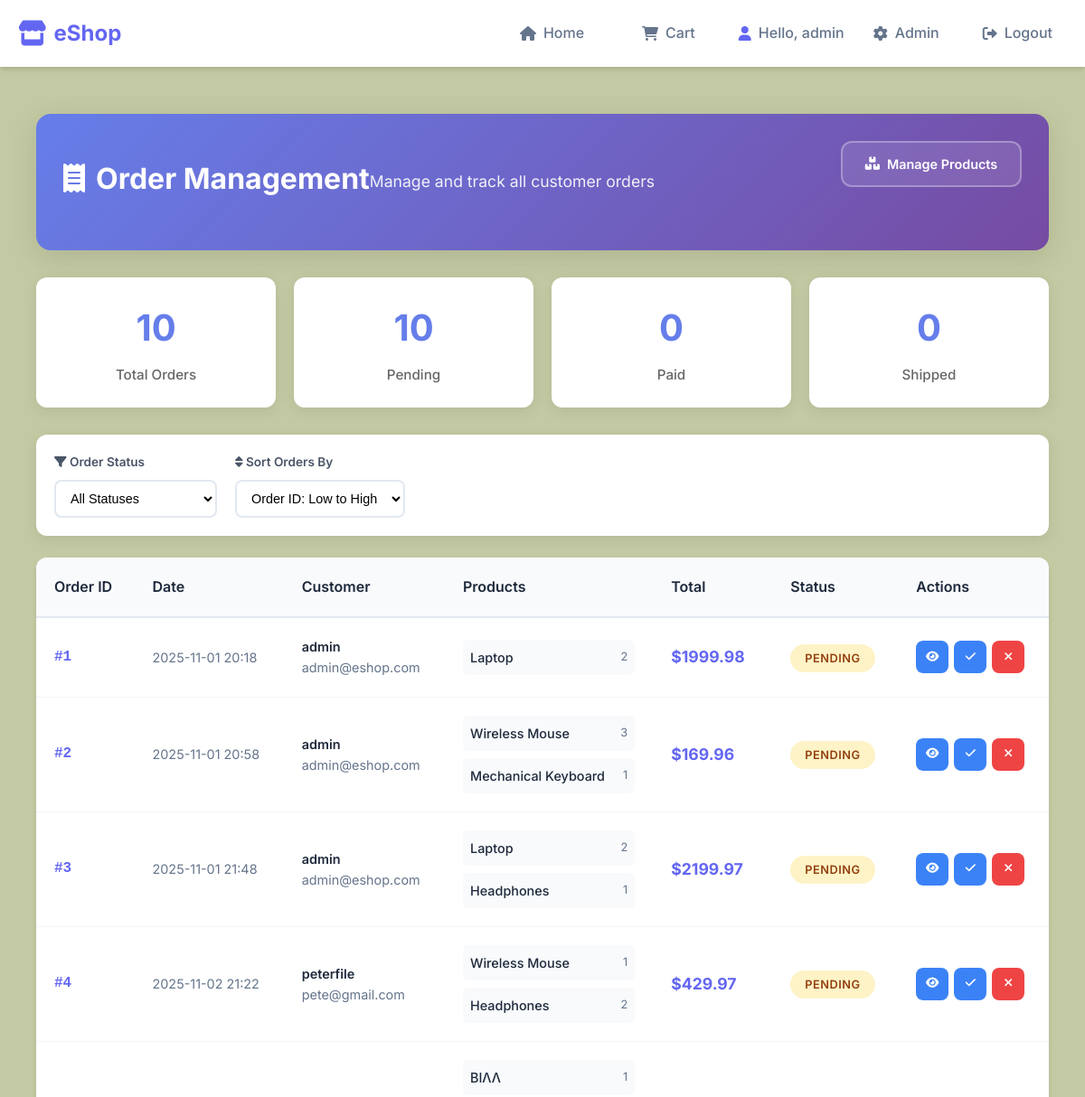
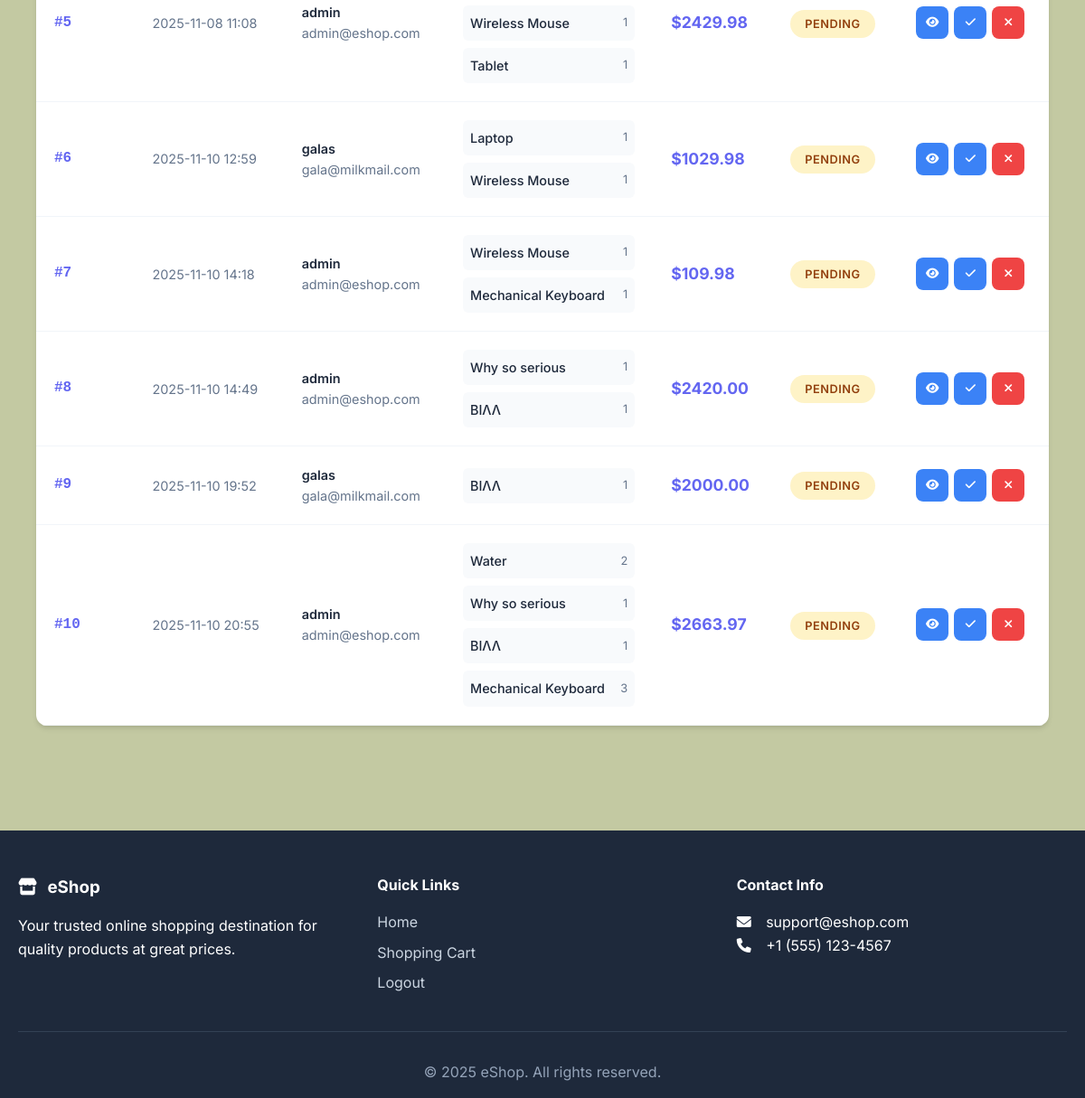
The page /orders (signed in) on the database as committed earlier (2 pictures, top to bottom).
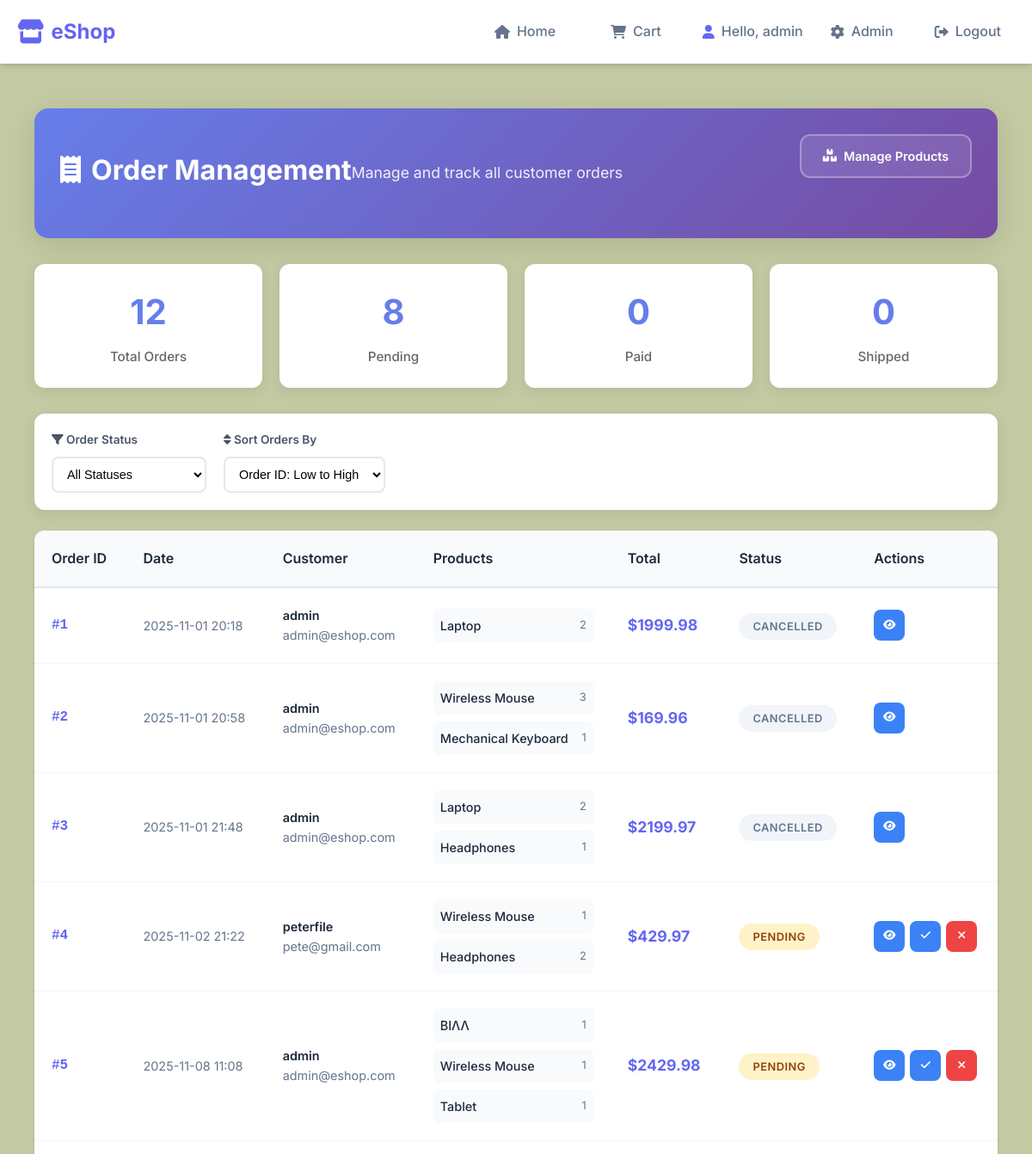
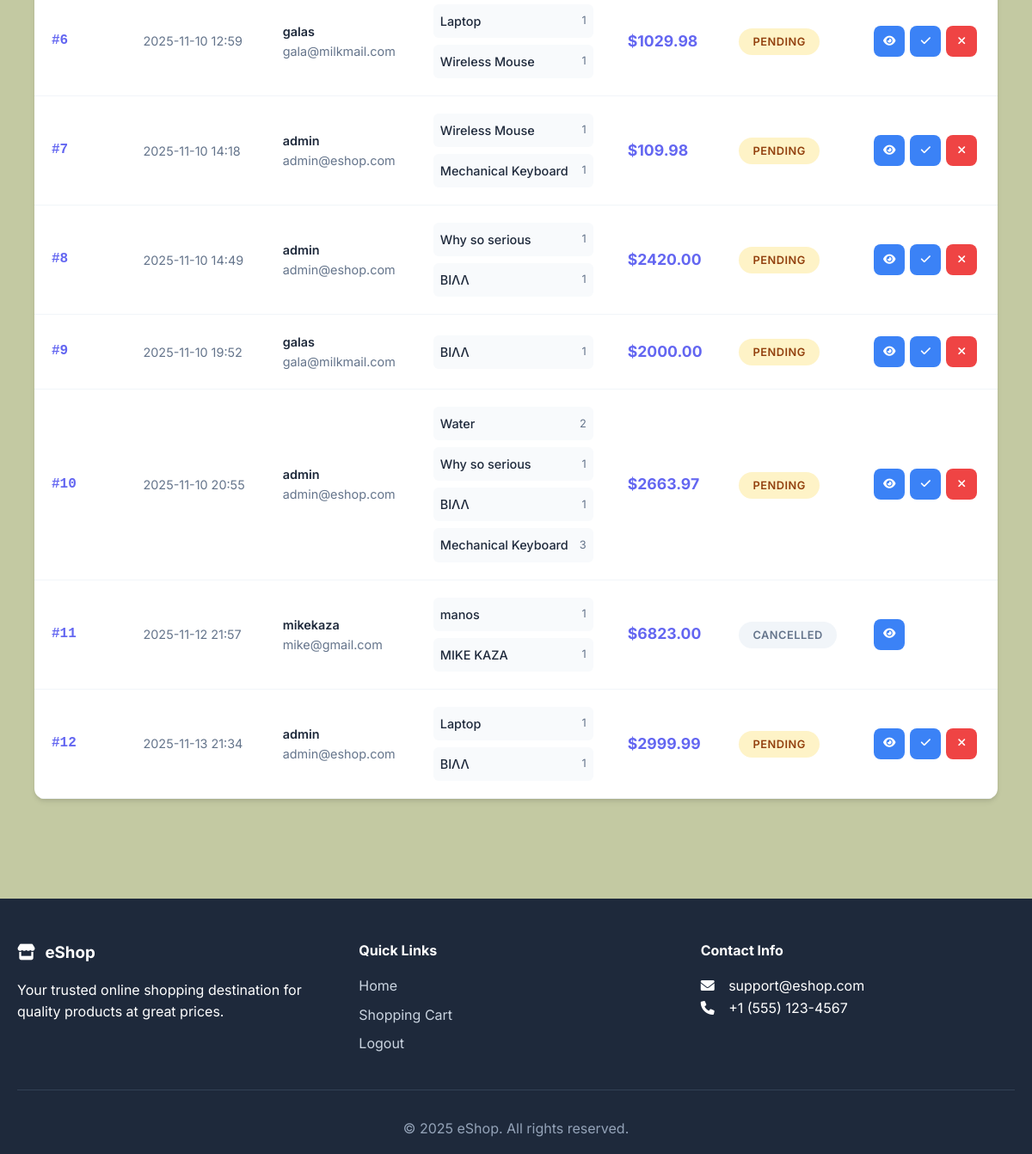
The same page on the database as committed later (2 pictures, top to bottom).
### tables this page shows
CREATE TABLE orders(
            order_id INTEGER PRIMARY KEY AUTOINCREMENT,
            user_id INTEGER NOT NULL,
            total DECIMAL(10, 2) NOT NULL,
            status TEXT CHECK(status IN ('pending','paid','shipped','cancelled')) DEFAULT 'pending',
            created_at TIMESTAMP DEFAULT CURRENT_TIMESTAMP,
            FOREIGN KEY(user_id) REFERENCES users(user_id)
        );

### app.py (the view, shortened to what this page needs)
@app.route('/orders')
@login_required
def user_orders():
    try:
        with get_cursor() as cur:
            if session['role'] == 'admin':
                cur.execute("""
                    SELECT o.*,
                           u.username,
                           u.email,
                           GROUP_CONCAT(p.name || ' (x' || oi.quantity || ')') as product_names
                    FROM orders o
                    JOIN users u ON o.user_id = u.user_id
                    JOIN order_items oi ON o.order_id = oi.order_id
                    JOIN products p ON oi.product_id = p.product_id
                    GROUP BY o.order_id
                    ORDER BY o.created_at DESC
                """)
                orders = cur.fetchall()
                return render_template('admin_orders.html', orders=orders)
    except Exception as e:
        flash(f"Error loading orders: {str(e)}", 'danger')
        if session.get('role') == 'admin':
            return render_template('admin_orders.html', orders=[])
        else:
            return render_template('user_orders.html', orders=[])

### app.py (called while the page is built)
@app.context_processor
def utility_processor():
    def get_image_url(image_url):
        if not image_url:
            return url_for('static', filename='images/placeholder.png')
        if image_url.startswith('uploads/'):
            return url_for('static', filename=image_url)
        return image_url
    return dict(get_image_url=get_image_url)

def get_db():
    db = getattr(g, '_database', None)
    if db is None:
        db = g._database = sqlite3.connect(DATABASE)
        db.row_factory = sqlite3.Row
    return db

@app.teardown_appcontext
def close_connection(exception):
    db = getattr(g, '_database', None)
    if db is not None:
        db.close()

@contextmanager
def get_cursor():
    db = get_db()
    cursor = db.cursor()
    try:
        yield cursor
        db.commit()
    except Exception as e:
        db.rollback()
        raise e
    finally:
        cursor.close()

def login_required(f):
    @wraps(f)
    def decorated_function(*args, **kwargs):
        if 'user_id' not in session:
            flash('Please log in to access this page', 'warning')
            return redirect(url_for('login', next=request.url))
        return f(*args, **kwargs)
    return decorated_function

### templates/admin_orders.html (shortened to what this page needs)
{% extends "base.html" %}
{% block content %}
<div class="admin-orders-container">
    <div class="admin-orders-header">
        <div class="header-content">
            <h1><i class="fas fa-receipt"></i> Order Management</h1>
            <p>Manage and track all customer orders</p>
        </div>
        <div class="header-actions">
            <a href="{{ url_for('admin_products') }}" class="btn btn-outline">
                <i class="fas fa-boxes"></i> Manage Products
            </a>
        </div>
    </div>
    <div class="orders-stats">
        <div class="order-stat">
            <div class="stat-number">{{ orders|length }}</div>
            <div class="stat-label">Total Orders</div>
        </div>
        <div class="order-stat">
            <div class="stat-number">{{ orders|selectattr('status', 'equalto', 'pending')|list|length }}</div>
            <div class="stat-label">Pending</div>
        </div>
        <div class="order-stat">
            <div class="stat-number">{{ orders|selectattr('status', 'equalto', 'paid')|list|length }}</div>
            <div class="stat-label">Paid</div>
        </div>
        <div class="order-stat">
            <div class="stat-number">{{ orders|selectattr('status', 'equalto', 'shipped')|list|length }}</div>
            <div class="stat-label">Shipped</div>
        </div>
    </div>
    {% if orders %}
        <div class="admin-filters">
            <div class="filter-section">
                <div class="filter-row">
                    <div class="filter-group">
                        <label for="orderStatusFilter"><i class="fas fa-filter"></i> Order Status</label>
                        <select id="orderStatusFilter" class="filter-select">
                            <option value="all">All Statuses</option>
                        </select>
                    </div>
                    <div class="filter-group">
                        <label for="orderSortBy"><i class="fas fa-sort"></i> Sort Orders By</label>
                        <select id="orderSortBy" class="filter-select">
                            <option value="id_asc">Order ID: Low to High</option>
                        </select>
                    </div>
                </div>
            </div>
        </div>
        <div class="orders-container">
            <table class="orders-table">
                <thead>
                    <tr>
                        <th>Order ID</th>
                        <th>Date</th>
                        <th>Customer</th>
                        <th>Products</th>
                        <th>Total</th>
                        <th>Status</th>
                        <th>Actions</th>
                    </tr>
                </thead>
                <tbody id="ordersTableBody">
                    {% for order in orders %}
                        <tr class="data-row"
                            data-status="{{ order.status }}"
                            data-id="{{ order.order_id }}">
                            <td class="order-id">#{{ order.order_id }}</td>
                            <td>
                                <div class="order-date">{{ order.created_at[:16] }}</div>
                            </td>
                            <td>
                                <div class="customer-info">
                                    <div class="customer-name">{{ order.username }}</div>
                                    <div>{{ order.email }}</div>
                                </div>
                            </td>
                            <td class="order-products">
                                <div class="order-product-list">
                                    {% if order.product_names %}
                                        {% for product_info in order.product_names.split(',') %}
                                            <div class="order-product-item">
                                                <span class="order-product-name">{{ product_info.split('(x')[0].strip() }}</span>
                                                <span class="order-product-quantity">{{ product_info.split('(x')[1].replace(')', '').strip() if '(x' in product_info else 'x1' }}</span>
                                            </div>
                                        {% endfor %}
                                    {% else %}
                                        <span>No products</span>
                                    {% endif %}
                                </div>
                            </td>
                            <td class="order-total">${{ "%.2f"|format(order.total) }}</td>
                            <td>
                                <span class="order-status status-{{ order.status }}">{{ order.status|title }}</span>
                            </td>
                            <td>
                                <div class="admin-actions">
                                    <button class="btn-action btn-edit" onclick="viewOrderDetails({{ order.order_id }})" title="View Order">
                                        <i class="fas fa-eye"></i>
                                    </button>
                                    {% if order.status == 'pending' %}
                                    <button class="btn-action btn-edit" onclick="updateOrderStatus({{ order.order_id }}, 'paid')" title="Mark as Paid">
                                        <i class="fas fa-check"></i>
                                    </button>
                                    {% elif order.status == 'paid' %}
                                    <button class="btn-action btn-edit" onclick="updateOrderStatus({{ order.order_id }}, 'shipped')" title="Mark as Shipped">
                                        <i class="fas fa-shipping-fast"></i>
                                    </button>
                                    {% endif %}
                                    {% if order.status != 'cancelled' %}
                                    <button class="btn-action btn-delete" onclick="updateOrderStatus({{ order.order_id }}, 'cancelled')" title="Cancel Order">
                                        <i class="fas fa-times"></i>
                                    </button>
                                    {% endif %}
                                </div>
                            </td>
                        </tr>
                    {% endfor %}
                </tbody>
            </table>
        </div>
    {% else %}
        <div class="empty-orders">
            <i class="fas fa-receipt"></i>
            <h3>No Orders Yet</h3>
            <p>Orders will appear here when customers make purchases</p>
        </div>
    {% endif %}
</div>
{% endblock %}

### templates/base.html (shortened to what this page needs)
<!DOCTYPE html>
<html lang="en">
<head>
    <link rel="stylesheet" href="{{ url_for('static', filename='css/style.css') }}">
    <link rel="stylesheet" href="https://cdnjs.cloudflare.com/ajax/libs/font-awesome/6.0.0/css/all.min.css">
</head>
<body>
    <header class="main-header">
        <div class="container">
            <div class="header-content">
                <div class="logo">
                    <a href="{{ url_for('home') }}">
                        <i class="fas fa-store"></i>
                        <span>eShop</span>
                    </a>
                </div>
                <nav class="main-nav">
                    <a href="{{ url_for('home') }}" class="nav-link">
                        <i class="fas fa-home"></i>
                        <span>Home</span>
                    </a>
                    <a href="{{ url_for('view_cart') }}" class="nav-link cart-link">
                        <i class="fas fa-shopping-cart"></i>
                        <span>Cart</span>
                    </a>
                    {% if 'user_id' in session %}
                    <div class="user-menu">
                        <span class="welcome-msg">
                            <i class="fas fa-user"></i>
                            Hello, {{ session['username'] }}
                        </span>
                        {% if session['role'] == 'admin' %}
                            <a href="{{ url_for('admin_products') }}" class="nav-link">
                                <i class="fas fa-cog"></i>
                                <span>Admin</span>
                            </a>
                        {% endif %}
                        <a href="{{ url_for('logout') }}" class="nav-link">
                            <i class="fas fa-sign-out-alt"></i>
                            <span>Logout</span>
                        </a>
                    </div>
                    {% endif %}
                </nav>
            </div>
        </div>
    </header>
    <main class="main-content">
        <div class="container">
            {% block content %}{% endblock %}
        </div>
    </main>
    <footer class="main-footer">
        <div class="container">
            <div class="footer-content">
                <div class="footer-section">
                    <h3><i class="fas fa-store"></i> eShop</h3>
                    <p>Your trusted online shopping destination for quality products at great prices.</p>
                </div>
                <div class="footer-section">
                    <h4>Quick Links</h4>
                    <a href="{{ url_for('home') }}">Home</a>
                    <a href="{{ url_for('view_cart') }}">Shopping Cart</a>
                    {% if session.user_id %}
                    <a href="{{ url_for('logout') }}">Logout</a>
                    {% else %}
                    <a href="{{ url_for('login') }}">Login</a>
                    <a href="{{ url_for('register') }}">Register</a>
                    {% endif %}
                </div>
                <div class="footer-section">
                    <h4>Contact Info</h4>
                    <p><i class="fas fa-envelope"></i> support@eshop.com</p>
                    <p><i class="fas fa-phone"></i> +1 (555) 123-4567</p>
                </div>
            </div>
            <div class="footer-bottom">
                <p>&copy; 2025 eShop. All rights reserved.</p>
            </div>
        </div>
    </footer>
</body>
</html>

### static/css/style.css (style rules this page uses)
:root { --primary-color: #6366f1; --primary-dark: #4f46e5; --secondary-color: #679e0f; --accent-color: #10b981; --text-dark: #1e293b; --text-light: #64748b; --border-color: #000408; --shadow: 0 4px 6px -1px rgba(0, 0, 0, 0.1), 0 2px 4px -1px rgba(0, 0, 0, 0.06); --shadow-lg: 0 10px 15px -3px rgba(0, 0, 0, 0.1), 0 4px 6px -2px rgba(0, 0, 0, 0.05); --radius: 12px; --transition: all 0.3s ease; }
* { margin: 0; padding: 0; box-sizing: border-box; }
body { font-family: 'Inter', -apple-system, BlinkMacSystemFont, sans-serif; line-height: 1.6; color: var(--text-dark); background-color: #c3c9a2; }
.container { max-width: 1200px; margin: 0 auto; padding: 0 20px; }
.main-header { background: white; box-shadow: var(--shadow); position: sticky; top: 0; z-index: 1000; }
.header-content { display: flex; justify-content: space-between; align-items: center; padding: 1rem 0; }
.logo a { display: flex; align-items: center; text-decoration: none; font-size: 1.5rem; font-weight: 700; color: var(--primary-color); }
.logo i { margin-right: 0.5rem; font-size: 1.75rem; }
.main-nav { display: flex; align-items: center; gap: 2rem; }
.nav-link { display: flex; align-items: center; text-decoration: none; color: var(--text-light); font-weight: 500; padding: 0.5rem 1rem; border-radius: var(--radius); transition: var(--transition); position: relative; }
.nav-link i { margin-right: 0.5rem; }
.cart-link { position: relative; }
.user-menu, .auth-links { display: flex; align-items: center; gap: 1rem; }
.welcome-msg { display: flex; align-items: center; color: var(--text-light); font-weight: 500; }
.welcome-msg i { margin-right: 0.5rem; color: var(--primary-color); }
.main-content { min-height: calc(100vh - 200px); padding: 2rem 0; }
.btn { display: inline-flex; align-items: center; justify-content: center; padding: 0.75rem 1.5rem; border: none; border-radius: var(--radius); font-weight: 600; text-decoration: none; cursor: pointer; transition: var(--transition); font-size: 0.9rem; gap: 0.5rem; }
.btn i { font-size: 0.9rem; }
.btn-outline { background: transparent; border: 2px solid var(--border-color); color: var(--text-dark); }
.main-footer { background: var(--text-dark); color: white; padding: 3rem 0 1rem; margin-top: 4rem; }
.footer-content { display: grid; grid-template-columns: repeat(auto-fit, minmax(250px, 1fr)); gap: 2rem; margin-bottom: 2rem; }
.footer-section h3, .footer-section h4 { margin-bottom: 1rem; color: white; }
.footer-section a { color: #cbd5e1; text-decoration: none; display: block; margin-bottom: 0.5rem; transition: var(--transition); }
.footer-section i { margin-right: 0.5rem; width: 20px; }
.footer-bottom { text-align: center; padding-top: 2rem; border-top: 1px solid #334155; color: #94a3b8; }
.nav-link, .btn, .product-card { transition: var(--transition); }

Rows that differ between the two databases and show on the page:
added orders: order_id "12", created_at "2025-11-13 21:34", username "admin", email "admin@eshop.com", split "Laptop" "ΒΙΛΛ", split "1" "1", total "2999.99", status "PENDING"
added orders: order_id "11", created_at "2025-11-12 21:57", username "mikekaza", email "mike@gmail.com", split "manos" "MIKE KAZA", split "1" "1", total "6823.00", status "CANCELLED"
changed orders id 3: status "PENDING" → "CANCELLED"
changed orders id 2: status "PENDING" → "CANCELLED"
changed orders id 1: status "PENDING" → "CANCELLED"
Other text that changed with them:
{{ orders|length }}: "10" → "12"
{{ orders|selectattr('status', 'equalto', 'pending')|list|length }}: "10" → "8"
